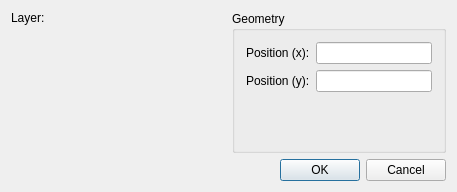
<?xml version="1.0" encoding="UTF-8"?>
<ui version="4.0">
 <class>QG_DlgPoint</class>
 <widget class="QDialog" name="QG_DlgPoint">
  <property name="geometry">
   <rect>
    <x>0</x>
    <y>0</y>
    <width>457</width>
    <height>192</height>
   </rect>
  </property>
  <property name="sizePolicy">
   <sizepolicy hsizetype="Minimum" vsizetype="Minimum">
    <horstretch>0</horstretch>
    <verstretch>0</verstretch>
   </sizepolicy>
  </property>
  <property name="minimumSize">
   <size>
    <width>300</width>
    <height>190</height>
   </size>
  </property>
  <property name="windowTitle">
   <string>Point</string>
  </property>
  <layout class="QVBoxLayout">
   <item>
    <layout class="QHBoxLayout">
     <item>
      <layout class="QVBoxLayout">
       <item>
        <layout class="QHBoxLayout">
         <item>
          <widget class="QLabel" name="lLayer">
           <property name="sizePolicy">
            <sizepolicy hsizetype="Preferred" vsizetype="Preferred">
             <horstretch>0</horstretch>
             <verstretch>0</verstretch>
            </sizepolicy>
           </property>
           <property name="text">
            <string>Layer:</string>
           </property>
           <property name="wordWrap">
            <bool>false</bool>
           </property>
          </widget>
         </item>
         <item>
          <widget class="QG_LayerBox" name="cbLayer" native="true">
           <property name="toolTip">
            <string>Layer of point</string>
           </property>
          </widget>
         </item>
        </layout>
       </item>
       <item>
        <widget class="QG_WidgetPen" name="wPen" native="true">
         <property name="sizePolicy">
          <sizepolicy hsizetype="MinimumExpanding" vsizetype="MinimumExpanding">
           <horstretch>0</horstretch>
           <verstretch>0</verstretch>
          </sizepolicy>
         </property>
        </widget>
       </item>
      </layout>
     </item>
     <item>
      <widget class="QGroupBox" name="buttonGroup8">
       <property name="title">
        <string>Geometry</string>
       </property>
       <layout class="QGridLayout">
        <item row="3" column="0">
         <widget class="QLabel" name="lPosY">
          <property name="text">
           <string>Position (y):</string>
          </property>
          <property name="wordWrap">
           <bool>false</bool>
          </property>
         </widget>
        </item>
        <item row="3" column="1">
         <widget class="QLineEdit" name="lePosY">
          <property name="minimumSize">
           <size>
            <width>64</width>
            <height>0</height>
           </size>
          </property>
          <property name="toolTip">
           <string>Position of point by Y coordinate</string>
          </property>
         </widget>
        </item>
        <item row="1" column="0">
         <widget class="QLabel" name="lPosX">
          <property name="text">
           <string>Position (x):</string>
          </property>
          <property name="wordWrap">
           <bool>false</bool>
          </property>
         </widget>
        </item>
        <item row="1" column="1">
         <widget class="QLineEdit" name="lePosX">
          <property name="minimumSize">
           <size>
            <width>64</width>
            <height>0</height>
           </size>
          </property>
          <property name="toolTip">
           <string>Position of point by X coordinate</string>
          </property>
         </widget>
        </item>
        <item row="8" column="1">
         <spacer name="spacer61">
          <property name="orientation">
           <enum>Qt::Vertical</enum>
          </property>
          <property name="sizeType">
           <enum>QSizePolicy::Expanding</enum>
          </property>
          <property name="sizeHint" stdset="0">
           <size>
            <width>20</width>
            <height>1</height>
           </size>
          </property>
         </spacer>
        </item>
        <item row="8" column="0">
         <spacer name="spacer58">
          <property name="orientation">
           <enum>Qt::Vertical</enum>
          </property>
          <property name="sizeType">
           <enum>QSizePolicy::Expanding</enum>
          </property>
          <property name="sizeHint" stdset="0">
           <size>
            <width>20</width>
            <height>1</height>
           </size>
          </property>
         </spacer>
        </item>
       </layout>
      </widget>
     </item>
    </layout>
   </item>
   <item>
    <widget class="QDialogButtonBox" name="buttonBox">
     <property name="standardButtons">
      <set>QDialogButtonBox::Cancel|QDialogButtonBox::Ok</set>
     </property>
    </widget>
   </item>
  </layout>
 </widget>
 <layoutdefault spacing="6" margin="11"/>
 <customwidgets>
  <customwidget>
   <class>QG_WidgetPen</class>
   <extends>QWidget</extends>
   <header>qg_widgetpen.h</header>
  </customwidget>
  <customwidget>
   <class>QG_LayerBox</class>
   <extends>QWidget</extends>
   <header>qg_layerbox.h</header>
  </customwidget>
 </customwidgets>
 <tabstops>
  <tabstop>lePosX</tabstop>
  <tabstop>lePosY</tabstop>
 </tabstops>
 <resources/>
 <connections>
  <connection>
   <sender>buttonBox</sender>
   <signal>accepted()</signal>
   <receiver>QG_DlgPoint</receiver>
   <slot>accept()</slot>
   <hints>
    <hint type="sourcelabel">
     <x>228</x>
     <y>175</y>
    </hint>
    <hint type="destinationlabel">
     <x>20</x>
     <y>20</y>
    </hint>
   </hints>
  </connection>
  <connection>
   <sender>buttonBox</sender>
   <signal>rejected()</signal>
   <receiver>QG_DlgPoint</receiver>
   <slot>reject()</slot>
   <hints>
    <hint type="sourcelabel">
     <x>228</x>
     <y>175</y>
    </hint>
    <hint type="destinationlabel">
     <x>20</x>
     <y>20</y>
    </hint>
   </hints>
  </connection>
 </connections>
</ui>
